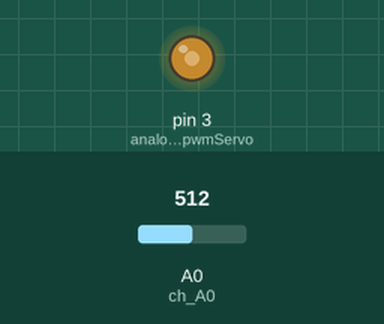
Recording of a sketch running on a simulated Arduino Uno, built with avr-gcc and run on an emulated ATmega328P. On the bench: output pins drawn as LEDs (lit = HIGH). Inputs (shaded band) come from the test bench; at power-on: A0 (ch_A0) = 512.

Above: at 1.2 s.
1.3 s: A0 (ch_A0) set to 716
At 1.6 s:
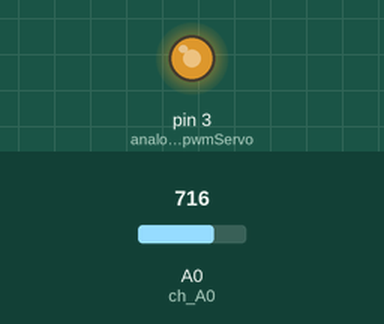
2.8 s: A0 (ch_A0) set to 900
At 4.0 s:
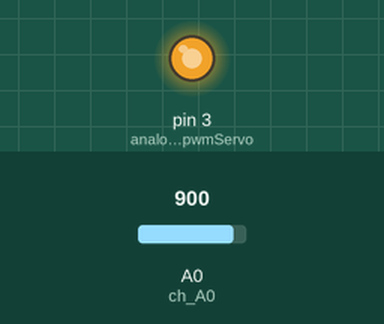
4.3 s: A0 (ch_A0) set to 122
At 5.3 s:
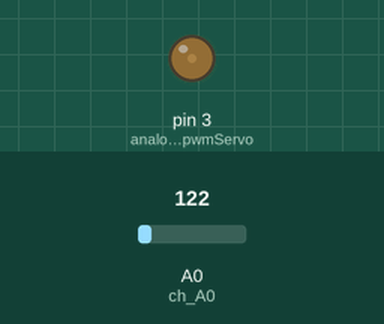
5.8 s: A0 (ch_A0) set to 0
At 6.5 s:
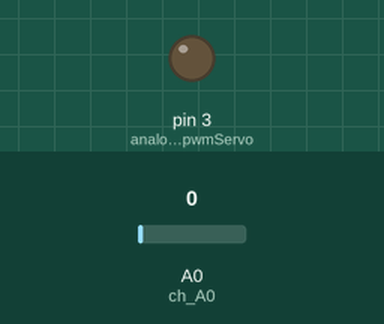
7.3 s: A0 (ch_A0) set to 511
At 7.8 s:
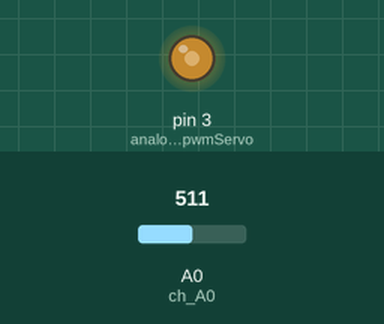
Timing chart, 0 to 9.8 s (numbered marks = the images above; inputs shaded):
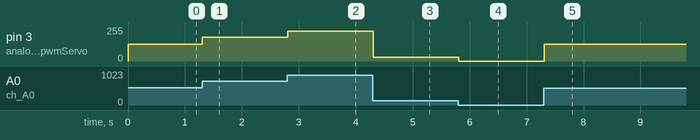

The sketch:

ADC_mas_Servo.ino
```cpp
/*
 * Fundacion Kinal
 * Centro educativo tecnico laboral Kinal
 * Electronica
 * Grado: Quinto
 * Sección: A
 * Curso: Taller de electronica digital y reparación de computadoras I
 * Nombre: Profe Alejandro
 * Carnet: ---------
 * Proyecto: ADC + PWM
*/


//Directivas del preprocesador
#define ch_A0 A0   //canal 0 o pin A0 del arduino
#define analogOut_pwmServo 3  //pin 3 para PWM de un servomotor

//Variables
unsigned int raw_potenciometro = 0;
unsigned char speedServo =0;


void setup() {

 Serial.begin(9600);  //Inicio la comunicación serial
 pinMode(ch_A0, INPUT); // pin A0 como entrado. NOTA: no usar la instrucción de INPUT_PULLUP
 pinMode(analogOut_pwmServo, OUTPUT);  //pin donde utilizo el PWM como salida.

}

void loop() {
  raw_potenciometro = analogRead(ch_A0); //leo el canal analogico A0
  speedServo = map(raw_potenciometro, 0, 1023, 0, 255);
  analogWrite(analogOut_pwmServo, speedServo);
  delay(100);
}
```

Measured:
- after the input at 1.3 s, pin 3 (analogOut_pwmServo): 127/255 → 178/255 at once
- after the input at 2.8 s, pin 3 (analogOut_pwmServo): 178/255 → 224/255 at once
- after the input at 4.3 s, pin 3 (analogOut_pwmServo): 224/255 → 30/255 at once
- after the input at 5.8 s, pin 3 (analogOut_pwmServo): 30/255 → 0/255 at once
- after the input at 7.3 s, pin 3 (analogOut_pwmServo): 0/255 → 127/255 at once
